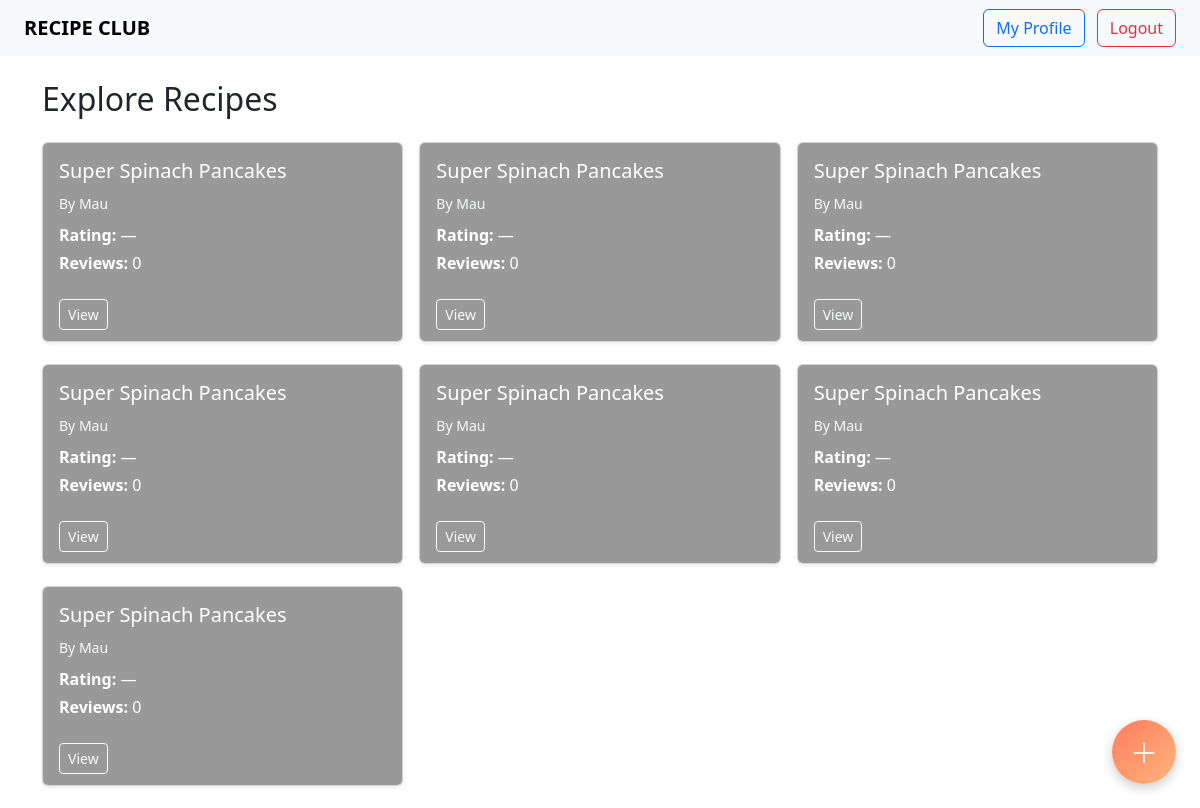
Screenshot of / (signed in) with the database file from the repository.
### models.py (models this page shows)
class Recipe(db.Model):
    __tablename__ = 'recipe'
    id           = db.Column(db.Integer,   primary_key=True)
    title        = db.Column(db.String(120), nullable=False)
    ingredients  = db.Column(db.Text,      nullable=False)
    instructions = db.Column(db.Text,      nullable=False)
    is_public    = db.Column(db.Boolean,   default=True)
    user_id      = db.Column(db.Integer,   db.ForeignKey("user.id"), nullable=False)
    image        = db.Column(db.String(512), nullable=True)
    user         = db.relationship(lambda: User, back_populates="recipes")
    favorited_by = db.relationship(
        lambda: User,
        secondary=favorites,
        back_populates="favorites",
        lazy='dynamic'
    )
    ratings      = db.relationship(lambda: Rating, back_populates="recipe", lazy=True)
    @property
    def average_rating(self):
        if not self.ratings:
            return None
        return round(sum(r.score for r in self.ratings) / len(self.ratings), 1)

class User(UserMixin, db.Model):
    __tablename__ = 'user'
    id           = db.Column(db.Integer,   primary_key=True)
    username     = db.Column(db.String(80), unique=True, nullable=False)
    email        = db.Column(db.String(120),unique=True, nullable=False)
    password     = db.Column(db.String(200), nullable=False)
    is_verified  = db.Column(db.Boolean,    default=False)
    recipes      = db.relationship(lambda: Recipe, back_populates="user", lazy=True)
    favorites    = db.relationship(
        lambda: Recipe,
        secondary=favorites,
        back_populates="favorited_by",
        lazy='dynamic'
    )
    ratings      = db.relationship(lambda: Rating, back_populates="user", lazy=True)

### app.py (the view)
@app.route("/")
def home():
    public_recipes = Recipe.query.filter_by(is_public=True).all()
    return render_template("recipes.html", recipes=public_recipes)

### app.py (called while the page is built)
@login_manager.user_loader
def load_user(user_id):
    return User.query.get(int(user_id))

### templates/recipes.html (shortened to what this page needs)
<!DOCTYPE html>
<html lang="en">
<head>
  <link href="https://cdn.jsdelivr.net/npm/bootstrap@5.3.0/dist/css/bootstrap.min.css"
        rel="stylesheet">
  <link href="https://cdn.jsdelivr.net/npm/bootstrap-icons@1.10.5/font/bootstrap-icons.css"
        rel="stylesheet">
</head>
<body>
  <nav class="navbar navbar-light bg-light px-4">
    <a class="navbar-brand text-uppercase fw-bold" href="{{ url_for('home') }}">
      RECIPE CLUB
    </a>
    <div>
      {% if current_user.is_authenticated %}
        <a href="{{ url_for('profile') }}" class="btn btn-outline-primary me-2">
          My Profile
        </a>
        <a href="{{ url_for('logout') }}" class="btn btn-outline-danger">
          Logout
        </a>
      {% endif %}
    </div>
  </nav>
  <div class="container mt-4">
    <h2 class="mb-4">Explore Recipes</h2>
    <div class="masonry">
      {% for recipe in recipes %}
        <div class="card recipe-card shadow-sm"
             style="background-image: url('{{ recipe.image or
               'https://source.unsplash.com/400x200/?food,' ~ recipe.title }}');">
          <div class="card-body">
            <h5>{{ recipe.title }}</h5>
            <small class="text-light">By {{ recipe.user.username }}</small>
            <p class="mt-2 mb-1">
              <strong>Rating:</strong> {{ recipe.average_rating or '—' }}
            </p>
            <p><strong>Reviews:</strong> {{ recipe.ratings|length }}</p>
            <a href="{{ url_for('view_recipe', recipe_id=recipe.id) }}"
               class="btn btn-sm btn-outline-light mt-2">View</a>
          </div>
        </div>
      {% else %}
        <p>No recipes found yet!</p>
      {% endfor %}
    </div>
  </div>
  <div class="fab" data-bs-toggle="modal" data-bs-target="#addModal">
    <i class="bi bi-plus-lg"></i>
  </div>
</body>
</html>

### templates/recipes.html (style rules this page uses)
.masonry { column-count: 3; column-gap: 1rem; }
.recipe-card { position: relative; display: inline-block; width: 100%; height: 200px; margin-bottom: 1rem; break-inside: avoid; border-radius: 6px; background-size: cover; background-position: center; box-shadow: 0 4px 12px rgba(0,0,0,0.05); color: white; overflow: hidden; }
.recipe-card::before { content: ""; position: absolute; top: 0; left: 0; right: 0; bottom: 0; background: rgba(0,0,0,0.4); }
.recipe-card .card-body { position: relative; z-index: 1; background: transparent; }
.fab { position: fixed; bottom: 1.5rem; right: 1.5rem; width: 4rem; height: 4rem; border-radius: 50%; background: linear-gradient(135deg, #ff7e5f, #feb47b); color: white; font-size: 1.75rem; display: flex; align-items: center; justify-content: center; box-shadow: 0 4px 12px rgba(0,0,0,0.2); cursor: pointer; z-index: 1050; }

### rows the page displays
Recipe: title "Super Spinach Pancakes", user.username "Mau", average_rating "—", ratings|length "0"
Recipe: title "Super Spinach Pancakes", user.username "Mau", average_rating "—", ratings|length "0"
Recipe: title "Super Spinach Pancakes", user.username "Mau", average_rating "—", ratings|length "0"
Recipe: title "Super Spinach Pancakes", user.username "Mau", average_rating "—", ratings|length "0"
Recipe: title "Super Spinach Pancakes", user.username "Mau", average_rating "—", ratings|length "0"
Recipe: title "Super Spinach Pancakes", user.username "Mau", average_rating "—", ratings|length "0"
Recipe: title "Super Spinach Pancakes", user.username "Mau", average_rating "—", ratings|length "0"
